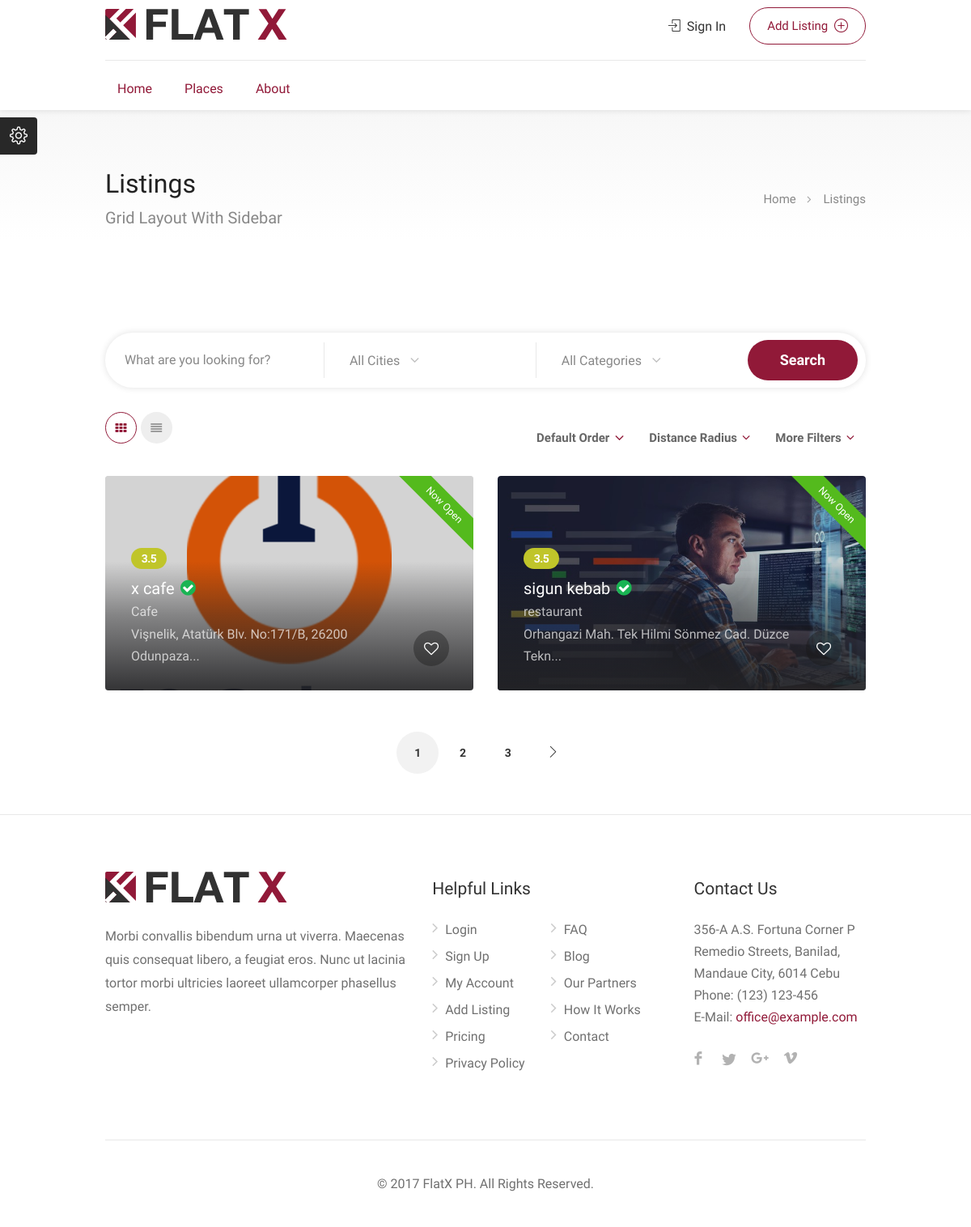
The page /places on the database as committed earlier.
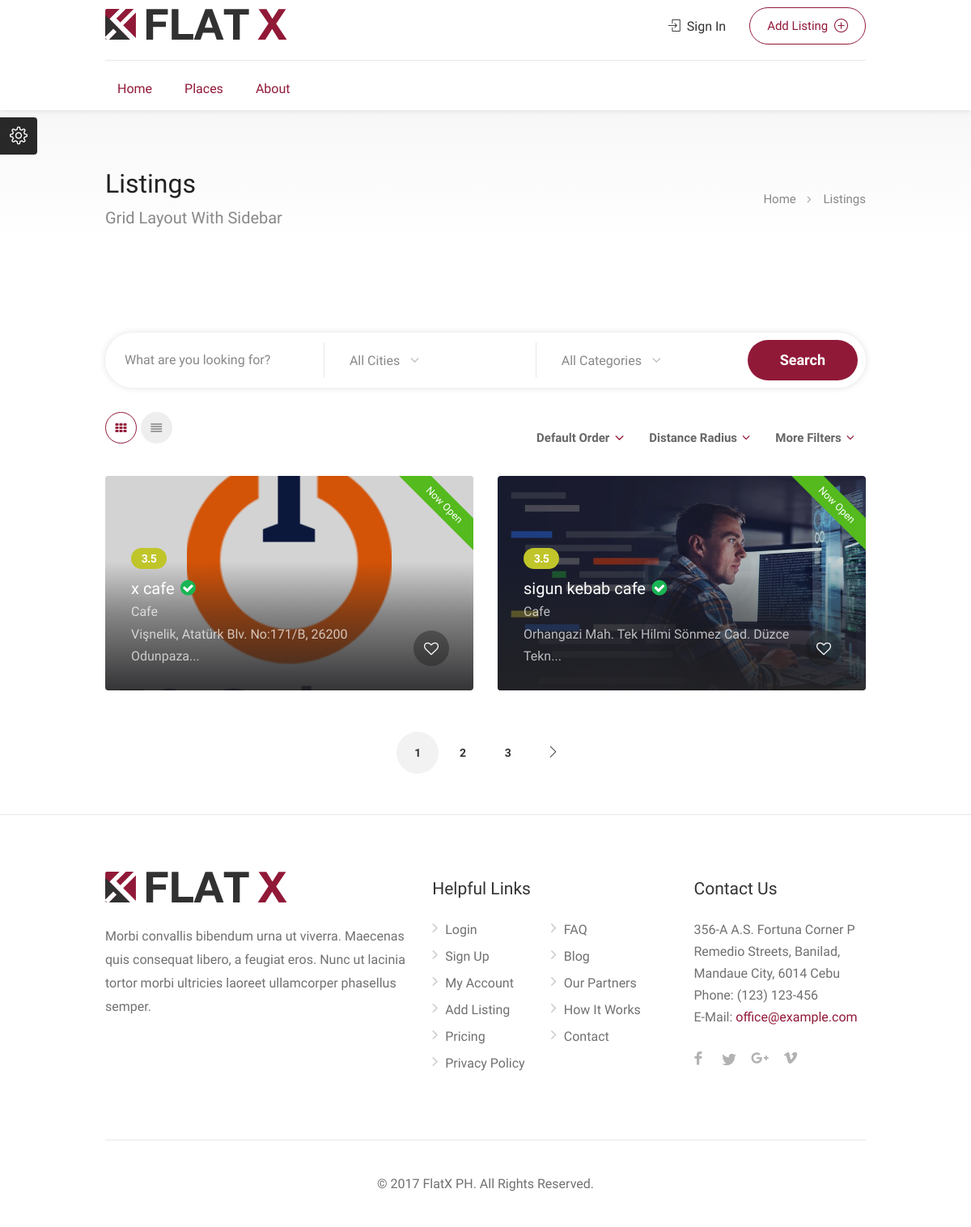
The same page on the database as committed later.
### booking/models.py (models this page shows, shortened)
class Places(models.Model):
    id = models.BigAutoField(primary_key=True)
    title = models.CharField(max_length=100, null=True)
    short_description = models.CharField(max_length=200, null=True)
    description = models.TextField(max_length=1500, null=True)
    address = models.CharField(max_length=250, null=True)
    phone_number = models.CharField(max_length=100, null=True)
    website = models.CharField(max_length=100, null=True)
    map_url = models.CharField(max_length=500, null=True)
    is_active = models.BooleanField(default=True, null=True)
    is_home = models.BooleanField(default=True, null=True)
    is_open = models.BooleanField(default=True, null=True)
    cover_img = models.ImageField(upload_to="places")
    created_date = models.DateField()
    slug = models.SlugField(null=True, unique=True, db_index=True, blank=True)
    instagram = models.CharField(max_length=50, null=True)
    twitter = models.CharField(max_length=50, null=True)
    facebook = models.CharField(max_length=50, null=True)
    website = models.CharField(max_length=50, null=True)
    opening_day = models.CharField(max_length=150, null=True)
    opening_time = models.CharField(max_length=150, null=True)
    closing_time = models.CharField(max_length=150, null=True)
    category = models.ForeignKey(Categories, on_delete=models.CASCADE)
    cities = models.ForeignKey(Cities, on_delete=models.CASCADE)

class Categories(models.Model):
    id = models.BigAutoField(primary_key=True)
    category_name = models.CharField(max_length=50)
    def __str__(self):
        return f"{self.category_name}"

### booking/views.py (the view)
# urls.py: path("places", views.places),
def places(request):
    context = {
        "places": Places.objects.filter(is_active = True, is_home=True),
        "categories":Categories.objects.all()
    }
    return render(request, "places/index.html", context)

### booking/templates/places/index.html (shortened to what this page needs)
{% extends 'base.html' %}
{% load static %}
{% block content %}
<div id="titlebar" class="gradient">
	<div class="container">
		<div class="row">
			<div class="col-md-12">
				<h2>Listings</h2><span>Grid Layout With Sidebar</span>
				<nav id="breadcrumbs">
					<ul>
						<li><a href="#">Home</a></li>
						<li>Listings</li>
					</ul>
				</nav>
			</div>
		</div>
	</div>
</div>
<div class="container">
	<div class="row">
		<div class="col-md-12">
			<form action='search'>
				<div class="main-search-input">
					<div class="main-search-input-item">
						<input type="text" name='search' placeholder="What are you looking for?" value=""/>
					</div>
					<div class="main-search-input-item">
						<select data-placeholder="All Cities" class="chosen-select" name='city'>
							<option disabled selected value>All Cities</option>
						</select>
					</div>
					<div class="main-search-input-item">
						<select data-placeholder="All Categories" class="chosen-select" name='category'>
							<option disabled selected value>All Categories</option>
						</select>
					</div>
					<button class="button" type="submit">Search</button>
				</div>
			</form>
		</div>
		<div class="col-md-12">
			<div class="row margin-bottom-25 margin-top-30">
				<div class="col-md-6">
					<div class="layout-switcher">
						<a href="#" class="grid active"><i class="fa fa-th"></i></a>
						<a href="listings-list-full-width.html" class="list"><i class="fa fa-align-justify"></i></a>
					</div>
				</div>
				<div class="col-md-6">
					<div class="fullwidth-filters">
						<div class="panel-dropdown wide float-right">
							<a href="#">More Filters</a>
						</div>
						<div class="panel-dropdown float-right">
							<a href="#">Distance Radius</a>
						</div>
						<div class="sort-by">
							<div class="sort-by-select">
								<select data-placeholder="Default order" class="chosen-select-no-single">
									<option>Default Order</option>
								</select>
							</div>
						</div>
					</div>
				</div>
			</div>
			<div class="row">
                {% if places|length > 0 %}
                    {% for place in places %}
                        <div class="col-lg-4 col-md-6">
                            <a href="/places/{{ place.slug }}" class="listing-item-container compact">
                                <div class="listing-item">
                                    <img src="/images/{{ place.cover_img }}" alt="">
                                    <div class="listing-badge now-open">Now Open</div>
                                    <div class="listing-item-content">
                                        <div class="numerical-rating" data-rating="3.5"></div>
                                        <h3>{{ place.title }} <i class="verified-icon"></i></h3>
                                        <span>{{ place.category }}</span>
                                        <span>{{ place.address|striptags|slice:"0:47"}}...</span>
                                    </div>
                                    <span class="like-icon"></span>
                                </div>
                            </a>
                        </div>
                    {% endfor %}
				{% else %}
				<h2>No places found</h2>
                {% endif %}
			</div>
			<div class="row">
				<div class="col-md-12">
					<div class="pagination-container margin-top-20 margin-bottom-40">
						<nav class="pagination">
							<ul>
								<li><a href="#" class="current-page">1</a></li>
								<li><a href="#">2</a></li>
								<li><a href="#">3</a></li>
								<li><a href="#"><i class="sl sl-icon-arrow-right"></i></a></li>
							</ul>
						</nav>
					</div>
				</div>
			</div>
		</div>
	</div>
</div>
{% endblock %}

### templates/base.html (shortened to what this page needs)
{% load static %}
<!DOCTYPE html>
<head>
<link rel="stylesheet" href="{% static 'css/style.css' %}">
<link rel="stylesheet" href="{% static 'css/colors/main.css' %}" id="colors">
</head>
<body>
<div id="wrapper">
<header id="header-container">
	<div id="header">
		<div class="container">
			<div class="left-side">
				<div id="logo">
					<a href="/"><img src="{% static 'images/logo-dark.svg' %}" alt=""></a>
				</div>
				<nav id="navigation" class="style-1">
					<ul id="responsive">
						<li><a class="current" href="/">Home</a>
						</li>
						<li><a class="current" href="/places">Places</a>
						</li>
						<li><a class="current" href="#">About</a>
						</li>
					</ul>
				</nav>
				<div class="clearfix"></div>
			</div>
			<div class="right-side">
				<div class="header-widget">
					<a href="#sign-in-dialog" class="sign-in popup-with-zoom-anim"><i class="sl sl-icon-login"></i> Sign In</a>
					<a href="dashboard-add-listing.html" class="button border with-icon">Add Listing <i class="sl sl-icon-plus"></i></a>
				</div>
			</div>
		</div>
	</div>
</header>
{%block content%} {%endblock%}
<div id="footer">
	<div class="container">
		<div class="row">
			<div class="col-md-5 col-sm-6">
				<img class="footer-logo" src="{% static 'images/logo-dark.svg' %}" alt="">
				<br><br>
				<p>Morbi convallis bibendum urna ut viverra. Maecenas quis consequat libero, a feugiat eros. Nunc ut lacinia tortor morbi ultricies laoreet ullamcorper phasellus semper.</p>
			</div>
			<div class="col-md-4 col-sm-6 ">
				<h4>Helpful Links</h4>
				<ul class="footer-links">
					<li><a href="#">Login</a></li>
					<li><a href="#">Sign Up</a></li>
					<li><a href="#">My Account</a></li>
					<li><a href="#">Add Listing</a></li>
					<li><a href="#">Pricing</a></li>
					<li><a href="#">Privacy Policy</a></li>
				</ul>
				<ul class="footer-links">
					<li><a href="#">FAQ</a></li>
					<li><a href="#">Blog</a></li>
					<li><a href="#">Our Partners</a></li>
					<li><a href="#">How It Works</a></li>
					<li><a href="#">Contact</a></li>
				</ul>
				<div class="clearfix"></div>
			</div>
			<div class="col-md-3  col-sm-12">
				<h4>Contact Us</h4>
				<div class="text-widget">
					<span>356-A A.S. Fortuna Corner P Remedio Streets, Banilad, Mandaue City, 6014 Cebu</span> <br>
					Phone: <span>(123) 123-456 </span><br>
					E-Mail:<span> <a href="#"><span class="__cf_email__" data-cfemail="f59a93939c9690b5908d9498859990db969a98">[email&#160;protected]</span></a> </span><br>
				</div>
				<ul class="social-icons margin-top-20">
					<li><a class="facebook" href="#"></a></li>
					<li><a class="twitter" href="#"></a></li>
					<li><a class="gplus" href="#"></a></li>
					<li><a class="vimeo" href="#"></a></li>
				</ul>
			</div>
		</div>
		<div class="row">
			<div class="col-md-12">
				<div class="copyrights">© 2017 FlatX PH. All Rights Reserved.</div>
			</div>
		</div>
	</div>
</div>
</div>
<div id="style-switcher">
	<h2>Color Switcher <a href="#"><i class="sl sl-icon-settings"></i></a></h2>
</div>
</body>
</html>

### static/css/colors/main.css (style rules this page uses)
.comment-by-listing a:hover, .browse-all-user-listings a i, .hosted-by-title h4 a:hover, .style-2 .trigger.active a, .style-2 .ui-accordion .ui-accordion-header-active:hover, .style-2 .ui-accordion .ui-accordion-header-active, #posts-nav li a:hover, .plan.featured .listing-badge, .post-content h3 a:hover, .add-review-photos i, .show-more-button i, .listing-details-sidebar li a, .star-rating .rating-counter a:hover, .more-search-options-trigger:after, .header-widget .sign-in:hover, #footer a, #footer .footer-links li a:hover, #navigation.style-1 .current, #navigation.style-1 ul li:hover a, .user-menu.active .user-name:after, .user-menu:hover .user-name:after, .user-menu.active .user-name, .user-menu:hover .user-name, .main-search-input-item.location a:hover, .chosen-container .chosen-results li.highlighted, .input-with-icon.location a i:hover, .sort-by .chosen-container-single .chosen-single div:after, .sort-by .chosen-container-single .chosen-default, .panel-dropdown a:after, .post-content a.read-more, .post-meta li a:hover, .widget-text h5 a:hover, .about-author a, a.button.border.white:hover, .icon-box-2 i, a.button.border, .style-2 .ui-accordion .ui-accordion-header:hover, .style-2 .trigger a:hover, .plan.featured .listing-badges .featured, .list-4 li:before, .list-3 li:before, .list-2 li:before, .list-1 li:before, .info-box h4, .testimonial-carousel .slick-slide.slick-active .testimonial:before, .sign-in-form .tabs-nav li a:hover, .sign-in-form .tabs-nav li.active a, .lost_password:hover a, #top-bar .social-icons li a:hover i, .listing-share .social-icons li a:hover i, .agent .social-icons li a:hover i, #footer .social-icons li a:hover i, .headline span i { color: #911938 }
.qtyTotal, .mm-menu em.mm-counter, .option-set li a.selected, .category-small-box:hover, .pricing-list-container h4:after, #backtotop a, .chosen-container-multi .chosen-choices li.search-choice, .select-options li:hover, button.panel-apply, .layout-switcher a:hover, .listing-features.checkboxes li:before, .comment-by a.reply:hover, .add-review-photos:hover, .office-address h3:after, .post-img:before, button.button, input[type=button], input[type=submit], a.button, a.button.border:hover, table.basic-table th, .plan.featured .plan-price, mark.color, .style-4 .tabs-nav li.active a, .style-5 .tabs-nav li.active a, .dashboard-list-box .button.gray:hover, .change-photo-btn:hover, .dashboard-list-box a.rate-review:hover, input:checked+.slider, .add-pricing-submenu.button:hover, .add-pricing-list-item.button:hover, .custom-zoom-in:hover, .custom-zoom-out:hover, #geoLocation:hover, #streetView:hover, #scrollEnabling:hover, #scrollEnabling.enabled, #mapnav-buttons a:hover, #sign-in-dialog .mfp-close:hover, #small-dialog .mfp-close:hover { background-color: #911938 }
.layout-switcher a.active { color: #911938; border-color: #911938 }
a.button.border { color: #911938; border-color: #911938 }

Rows that differ between the two databases and show on the page:
changed Places "Orhangazi Mah. Tek Hilmi Sönmez Cad. Düzce Tekn": title "sigun kebab" → "sigun kebab cafe"; category "restaurant" → "Cafe"
